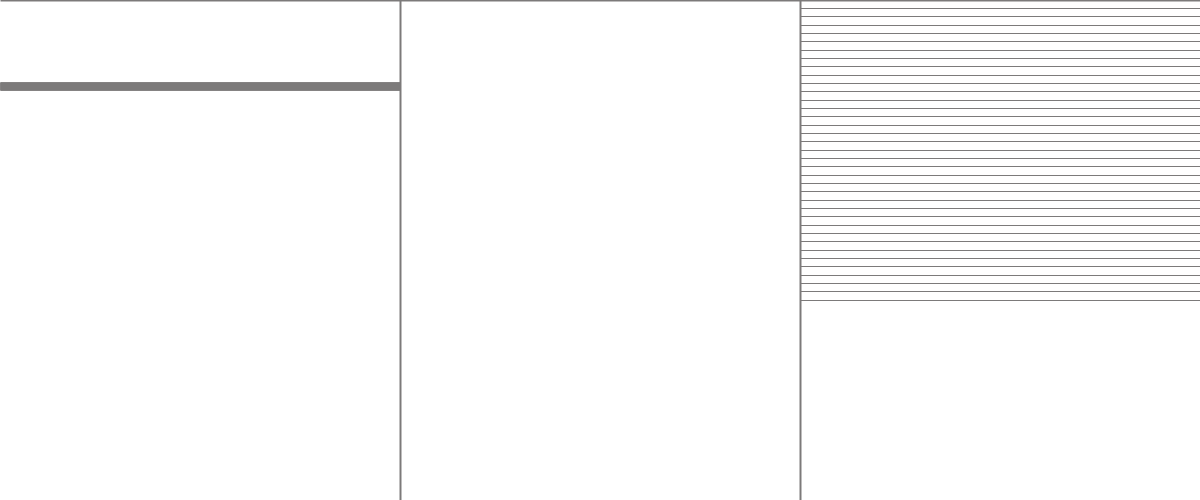
Frame 1 (no input)
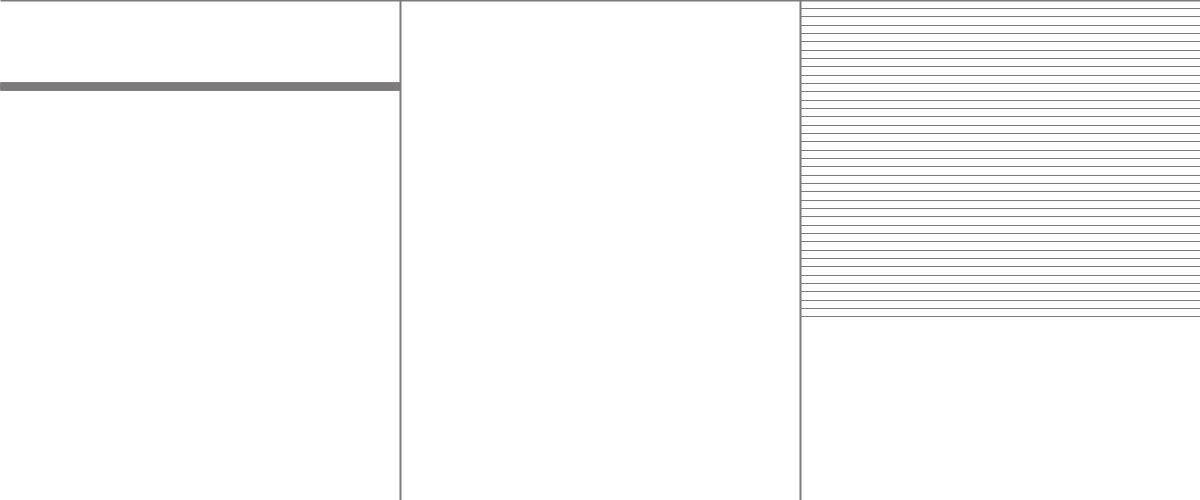
Frame 60 (the mouse pressed at the canvas centre just before this capture)
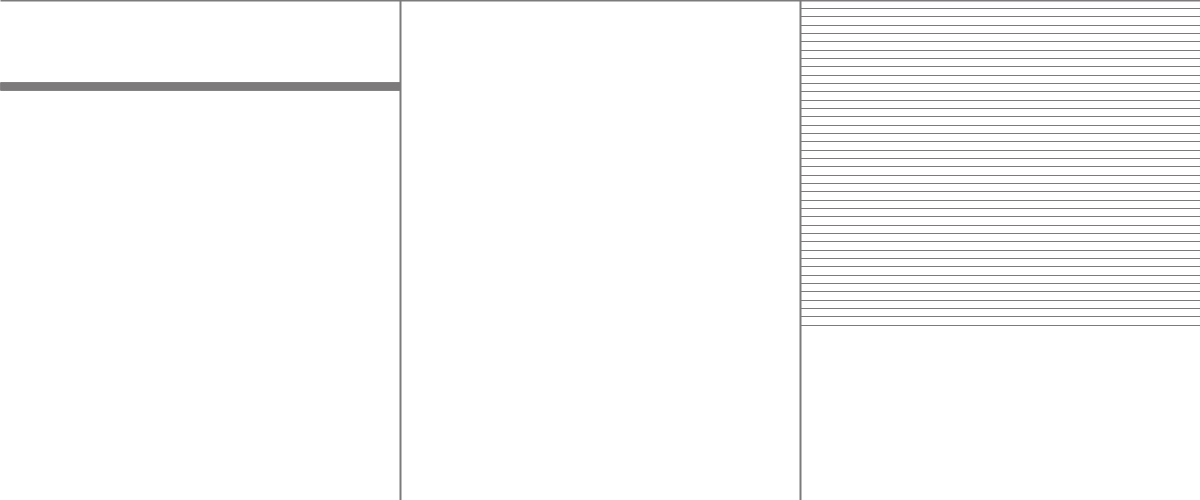
Frame 120 (the mouse held since frame 60 and released just before this capture)

The Processing sketch that drew these frames (run headless with seeded random() and noise(); from frame 60 on, the mouse is pressed at the canvas centre):

// Processing sketch: processing_115910
// ── processing_115910.pde

int s;
int m;
int h;

 
void setup()
{
  size (1200, 500);
  background(255);

}
 
//this function is called 60 times per second
void draw()
{
  background(255);
  //update variables with time and date
  s = second();
  m = minute();
  h = hour();

strokeWeight(2);
stroke(124, 122, 122);
rect(0, 0, 1200, 0, 1200, 500, 0, 500);
line(400, 0, 400, 500);
line(800, 0, 800, 500);

strokeWeight(1);
stroke(124, 122, 122);

for(int i=0; i<s; i++)
  {
    float sHeight = map(i, 0, 60, 0, 500);
    line(800, sHeight, 1200, sHeight);
  }



strokeWeight(2);
for(int i=0; i<m; i++)
{
  float mHeight = map(i, 0, 60, 0, 500);
  line(400, mHeight, 800, mHeight);
}
 
strokeWeight(8);
strokeCap(SQUARE);
for(int i=0; i<h; i++)
{
  float hHeight = map(h, 0, 23, 0, 500);
  line(0, hHeight, 400, hHeight);
}

}
